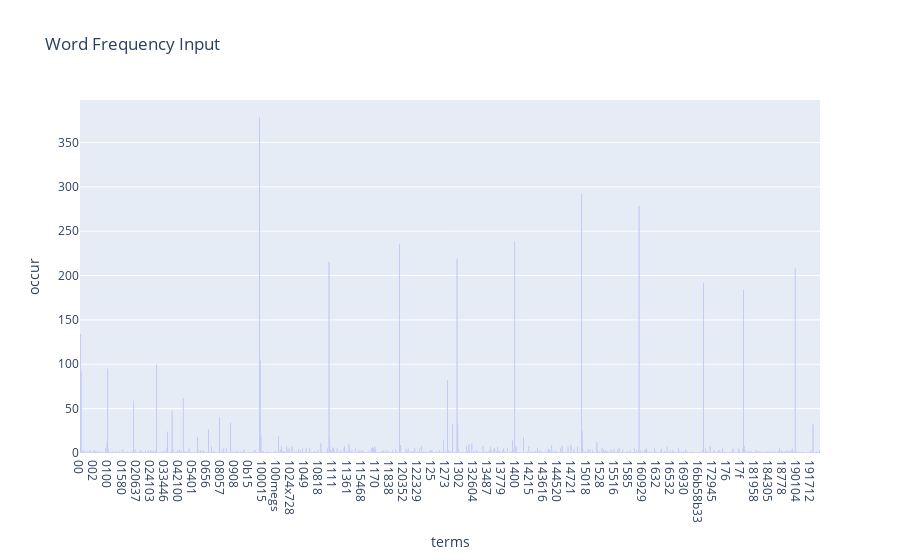

Notebook code cell kept with this figure:
### Code cell
# Answer here

            
import plotly.express as px

## first 1000 terms problem with loading image
fig = px.bar(new_plt[:1000], x="terms", y="occur", title="Word Frequency Input")
fig.show()

### Figure 1 — Plotly figure (JSON) as saved in the notebook; plotly's stock layout.template omitted (floating-point values rounded to 4 significant figures; data arrays with more than 128 entries replaced by an {"elided": "..."} marker saying what was removed)
{"data": [{"alignmentgroup": "True", "hovertemplate": "terms=%{x}<br>occur=%{y}<extra></extra>", "legendgroup": "", "marker": {"color": "#636efa", "pattern": {"shape": ""}}, "name": "", "offsetgroup": "", "orientation": "v", "showlegend": false, "textposition": "auto", "type": "bar", "x": {"elided": "1000 str values"}, "xaxis": "x", "y": {"elided": "1000 int values"}, "yaxis": "y"}], "layout": {"barmode": "relative", "legend": {"tracegroupgap": 0}, "title": {"text": "Word Frequency Input"}, "xaxis": {"anchor": "y", "domain": [0, 1], "title": {"text": "terms"}}, "yaxis": {"anchor": "x", "domain": [0, 1], "title": {"text": "occur"}}}}
